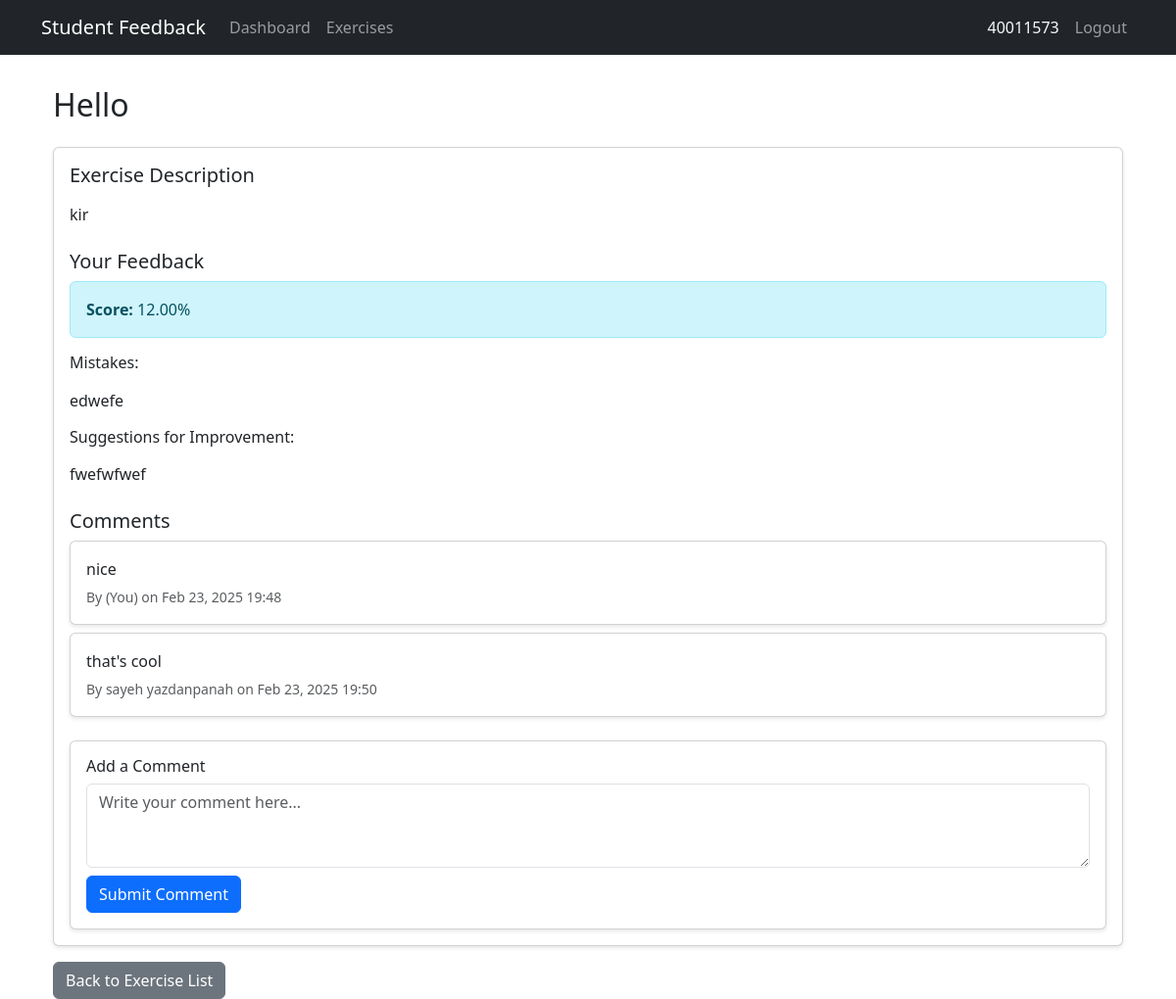
Page /feedback/exercise/1/ (signed in) on the committed database.
### students/models.py (models this page shows, shortened)
class Student(AbstractUser):
    university_number = models.CharField(max_length=20, unique=True)
    USERNAME_FIELD = 'university_number'
    REQUIRED_FIELDS = ['username', 'email']

### feedback/models.py (models this page shows, shortened)
class Exercise(models.Model):
    title = models.CharField(max_length=200)
    description = models.TextField()
    created_at = models.DateTimeField(auto_now_add=True)

class Feedback(models.Model):
    student = models.ForeignKey(Student, on_delete=models.CASCADE)
    exercise = models.ForeignKey(Exercise, on_delete=models.CASCADE)
    mistakes = models.TextField()
    suggestions = models.TextField()
    score = models.DecimalField(max_digits=5, decimal_places=2)
    created_at = models.DateTimeField(auto_now_add=True)
    class Meta:
        ordering = ['-created_at']

class Comment(models.Model):
    feedback = models.ForeignKey(Feedback, on_delete=models.CASCADE, related_name='comments')
    student = models.ForeignKey(Student, on_delete=models.CASCADE)
    text = models.TextField()
    created_at = models.DateTimeField(auto_now_add=True)
    class Meta:
        ordering = ['created_at']

### feedback/views.py (the view, shortened to what this page needs)
# urls.py: path('exercise/<int:exercise_id>/', views.exercise_detail, name='exercise_detail'),
@login_required
def exercise_detail(request, exercise_id):
    exercise = get_object_or_404(Exercise, id=exercise_id)
    feedback = Feedback.objects.filter(
        student=request.user,
        exercise=exercise
    ).first()
    all_comments = Comment.objects.filter(
        feedback__exercise=exercise
    ).select_related('student', 'feedback').order_by('created_at')
    return render(request, 'feedback/exercise_detail.html', {
        'exercise': exercise,
        'feedback': feedback,
        'comments': all_comments
    })

### students/auth.py (called while the page is built)
    def get_user(self, user_id):
        UserModel = get_user_model()
        try:
            return UserModel.objects.get(pk=user_id)
        except UserModel.DoesNotExist:
            return None

### templates/feedback/exercise_detail.html (shortened to what this page needs)
{% extends "base.html" %}
{% block content %}
<div class="container">
    <div class="row">
        <div class="col-12">
            <h2>{{ exercise.title }}</h2>
            <div class="card mt-4">
                <div class="card-body">
                    <h5 class="card-title">Exercise Description</h5>
                    <p class="card-text">{{ exercise.description|linebreaks }}</p>
                    {% if feedback %}
                        <div class="mt-4">
                            <h5>Your Feedback</h5>
                            <div class="alert alert-info">
                                <strong>Score:</strong> {{ feedback.score }}%
                            </div>
                            <h6 class="mt-3">Mistakes:</h6>
                            <p>{{ feedback.mistakes|linebreaks }}</p>
                            <h6 class="mt-3">Suggestions for Improvement:</h6>
                            <p>{{ feedback.suggestions|linebreaks }}</p>
                        </div>
                        <div class="mt-4">
                            <h5>Comments</h5>
                            {% if comments %}
                                <div class="comments-list mb-4">
                                    {% for comment in comments %}
                                        <div class="card mb-2">
                                            <div class="card-body">
                                                <p class="mb-1">{{ comment.text }}</p>
                                                <small class="text-muted">
                                                    By {{ comment.student.get_full_name }}
                                                    {% if comment.feedback.student == request.user %}
                                                        (You)
                                                    {% endif %}
                                                    on {{ comment.created_at|date:"M d, Y H:i" }}
                                                </small>
                                            </div>
                                        </div>
                                    {% endfor %}
                                </div>
                            {% else %}
                                <p class="text-muted">No comments yet.</p>
                            {% endif %}
                            {% if feedback %}
                                <div class="card">
                                    <div class="card-body">
                                        <h6>Add a Comment</h6>
                                        <form method="POST">
                                            <div class="form-group">
                                                <textarea
                                                    name="comment"
                                                    class="form-control"
                                                    rows="3"
                                                    placeholder="Write your comment here..."
                                                    required
                                                ></textarea>
                                            </div>
                                            <button type="submit" class="btn btn-primary mt-2">
                                                Submit Comment
                                            </button>
                                        </form>
                                    </div>
                                </div>
                            {% endif %}
                        </div>
                    {% else %}
                        <div class="alert alert-warning mt-4">
                            No feedback available for this exercise yet.
                        </div>
                    {% endif %}
                </div>
            </div>
            <div class="mt-3">
                <a href="{% url 'exercise_list' %}" class="btn btn-secondary">
                    Back to Exercise List
                </a>
            </div>
        </div>
    </div>
</div>
{% endblock %}

### templates/base.html (shortened to what this page needs)
<!DOCTYPE html>
<html lang="en">
<head>
    <link href="https://cdn.jsdelivr.net/npm/bootstrap@5.3.2/dist/css/bootstrap.min.css" rel="stylesheet">
    {% load static %}
    <link href="{% static 'css/style.css' %}" rel="stylesheet">
</head>
<body>
    <nav class="navbar navbar-expand-lg navbar-dark bg-dark">
        <div class="container">
            <a class="navbar-brand" href="{% url 'dashboard' %}">Student Feedback</a>
            {% if user.is_authenticated %}
            <div class="collapse navbar-nav navbar-collapse" id="navbarNav">
                <ul class="navbar-nav me-auto">
                    <li class="nav-item">
                        <a class="nav-link" href="{% url 'dashboard' %}">Dashboard</a>
                    </li>
                    <li class="nav-item">
                        <a class="nav-link" href="{% url 'exercise_list' %}">Exercises</a>
                    </li>
                </ul>
                <div class="navbar-nav">
                    <span class="nav-item nav-link text-light">{{ user.university_number }}</span>
                    <a class="nav-item nav-link" href="{% url 'logout' %}">Logout</a>
                </div>
            </div>
            {% endif %}
        </div>
    </nav>
    <div class="container mt-4">
        {% block content %}
        {% endblock %}
    </div>
</body>
</html>

### static/css/style.css (style rules this page uses)
.navbar { margin-bottom: 2rem; }
.card { box-shadow: 0 2px 4px rgba(0, 0, 0, 0.1); }
.btn-primary { background-color: #0d6efd; border-color: #0d6efd; }
.alert { margin-bottom: 1rem; }

### rows in the picture
Student: university_number "40011573"
Exercise: title "Hello", description "kir"
Feedback: score "12.00", mistakes "edwefe", suggestions "fwefwfwef"
Comment: text "nice", shows "(You)", created_at "Feb 23, 2025 19:48"
Comment: text "that's cool", student.get_full_name "sayeh yazdanpanah", created_at "Feb 23, 2025 19:50"
